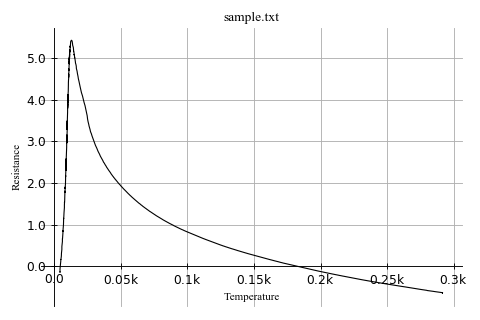

This figure's Python source:
"""Example plot using experimental GBStyle"""
from Stoner import Data,__home__
from Stoner.plot.formats import GBPlotStyle
import os.path as path
filename=path.realpath(path.join(__home__,"..","doc","samples","sample.txt"))
d=Data(filename,setas="xy",template=GBPlotStyle)
d.y=d.y-(max(d.y)/2)
d.plot()
